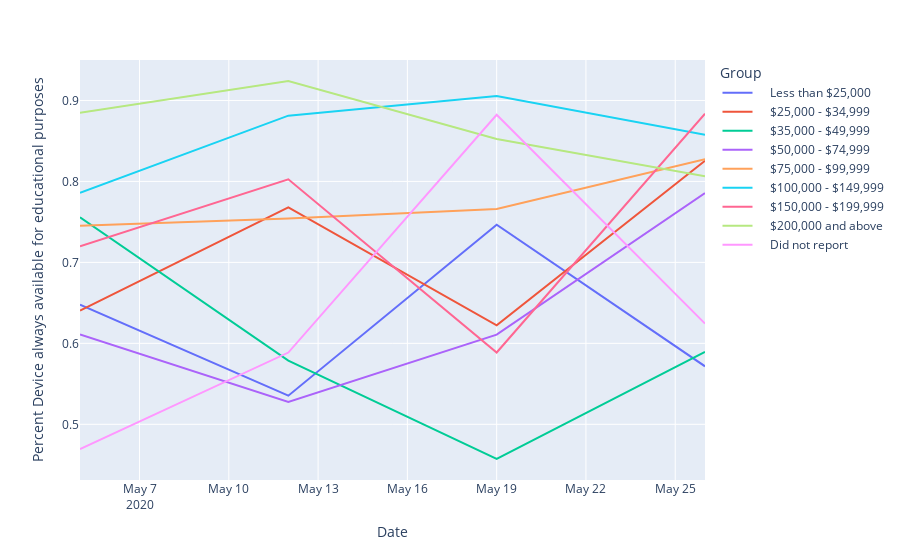

The cell this chart's notebook holds for it:
### Code cell
income_df["% Device always available for educational purposes"] = income_df["Device always available for educational purposes"]/income_df["Total"]

fig = px.line(income_df, x = "Date", y = "% Device always available for educational purposes", color = "Group")
fig.show()

### Figure 1 — Plotly figure (JSON) as saved in the notebook; plotly's stock layout.template omitted (floating-point values rounded to 4 significant figures)
{"data": [{"hovertemplate": "Group=    Less than $25,000<br>Date=%{x}<br>Percent Device always available for educational purposes=%{y}<extra></extra>", "legendgroup": "    Less than $25,000", "line": {"color": "#636efa", "dash": "solid"}, "mode": "lines", "name": "    Less than $25,000", "orientation": "v", "showlegend": true, "type": "scatter", "x": ["2020-05-05", "2020-05-12", "2020-05-19", "2020-05-26"], "xaxis": "x", "y": [0.6478, 0.5354, 0.7465, 0.5716], "yaxis": "y"}, {"hovertemplate": "Group=    $25,000 - $34,999<br>Date=%{x}<br>Percent Device always available for educational purposes=%{y}<extra></extra>", "legendgroup": "    $25,000 - $34,999", "line": {"color": "#EF553B", "dash": "solid"}, "mode": "lines", "name": "    $25,000 - $34,999", "orientation": "v", "showlegend": true, "type": "scatter", "x": ["2020-05-05", "2020-05-12", "2020-05-19", "2020-05-26"], "xaxis": "x", "y": [0.6405, 0.7681, 0.6222, 0.8255], "yaxis": "y"}, {"hovertemplate": "Group=    $35,000 - $49,999<br>Date=%{x}<br>Percent Device always available for educational purposes=%{y}<extra></extra>", "legendgroup": "    $35,000 - $49,999", "line": {"color": "#00cc96", "dash": "solid"}, "mode": "lines", "name": "    $35,000 - $49,999", "orientation": "v", "showlegend": true, "type": "scatter", "x": ["2020-05-05", "2020-05-12", "2020-05-19", "2020-05-26"], "xaxis": "x", "y": [0.7557, 0.5788, 0.4572, 0.5894], "yaxis": "y"}, {"hovertemplate": "Group=    $50,000 - $74,999<br>Date=%{x}<br>Percent Device always available for educational purposes=%{y}<extra></extra>", "legendgroup": "    $50,000 - $74,999", "line": {"color": "#ab63fa", "dash": "solid"}, "mode": "lines", "name": "    $50,000 - $74,999", "orientation": "v", "showlegend": true, "type": "scatter", "x": ["2020-05-05", "2020-05-12", "2020-05-19", "2020-05-26"], "xaxis": "x", "y": [0.6109, 0.5275, 0.6108, 0.7855], "yaxis": "y"}, {"hovertemplate": "Group=    $75,000 - $99,999<br>Date=%{x}<br>Percent Device always available for educational purposes=%{y}<extra></extra>", "legendgroup": "    $75,000 - $99,999", "line": {"color": "#FFA15A", "dash": "solid"}, "mode": "lines", "name": "    $75,000 - $99,999", "orientation": "v", "showlegend": true, "type": "scatter", "x": ["2020-05-05", "2020-05-12", "2020-05-19", "2020-05-26"], "xaxis": "x", "y": [0.7452, 0.7541, 0.7659, 0.8276], "yaxis": "y"}, {"hovertemplate": "Group=    $100,000 - $149,999<br>Date=%{x}<br>Percent Device always available for educational purposes=%{y}<extra></extra>", "legendgroup": "    $100,000 - $149,999", "line": {"color": "#19d3f3", "dash": "solid"}, "mode": "lines", "name": "    $100,000 - $149,999", "orientation": "v", "showlegend": true, "type": "scatter", "x": ["2020-05-05", "2020-05-12", "2020-05-19", "2020-05-26"], "xaxis": "x", "y": [0.7859, 0.8812, 0.9055, 0.8577], "yaxis": "y"}, {"hovertemplate": "Group=    $150,000 - $199,999<br>Date=%{x}<br>Percent Device always available for educational purposes=%{y}<extra></extra>", "legendgroup": "    $150,000 - $199,999", "line": {"color": "#FF6692", "dash": "solid"}, "mode": "lines", "name": "    $150,000 - $199,999", "orientation": "v", "showlegend": true, "type": "scatter", "x": ["2020-05-05", "2020-05-12", "2020-05-19", "2020-05-26"], "xaxis": "x", "y": [0.7198, 0.8027, 0.5887, 0.8836], "yaxis": "y"}, {"hovertemplate": "Group=    $200,000 and above<br>Date=%{x}<br>Percent Device always available for educational purposes=%{y}<extra></extra>", "legendgroup": "    $200,000 and above", "line": {"color": "#B6E880", "dash": "solid"}, "mode": "lines", "name": "    $200,000 and above", "orientation": "v", "showlegend": true, "type": "scatter", "x": ["2020-05-05", "2020-05-12", "2020-05-19", "2020-05-26"], "xaxis": "x", "y": [0.885, 0.924, 0.8523, 0.8064], "yaxis": "y"}, {"hovertemplate": "Group=    Did not report<br>Date=%{x}<br>Percent Device always available for educational purposes=%{y}<extra></extra>", "legendgroup": "    Did not report", "line": {"color": "#FF97FF", "dash": "solid"}, "mode": "lines", "name": "    Did not report", "orientation": "v", "showlegend": true, "type": "scatter", "x": ["2020-05-05", "2020-05-12", "2020-05-19", "2020-05-26"], "xaxis": "x", "y": [0.4694, 0.5886, 0.8823, 0.6244], "yaxis": "y"}], "layout": {"autosize": true, "legend": {"title": {"text": "Group"}, "tracegroupgap": 0}, "margin": {"t": 60}, "xaxis": {"anchor": "y", "autorange": true, "domain": [0, 1], "range": ["2020-05-05", "2020-05-26"], "title": {"text": "Date"}, "type": "date"}, "yaxis": {"anchor": "x", "autorange": true, "domain": [0, 1], "range": [0.4312, 0.95], "title": {"text": "Percent Device always available for educational purposes"}, "type": "linear"}}}
